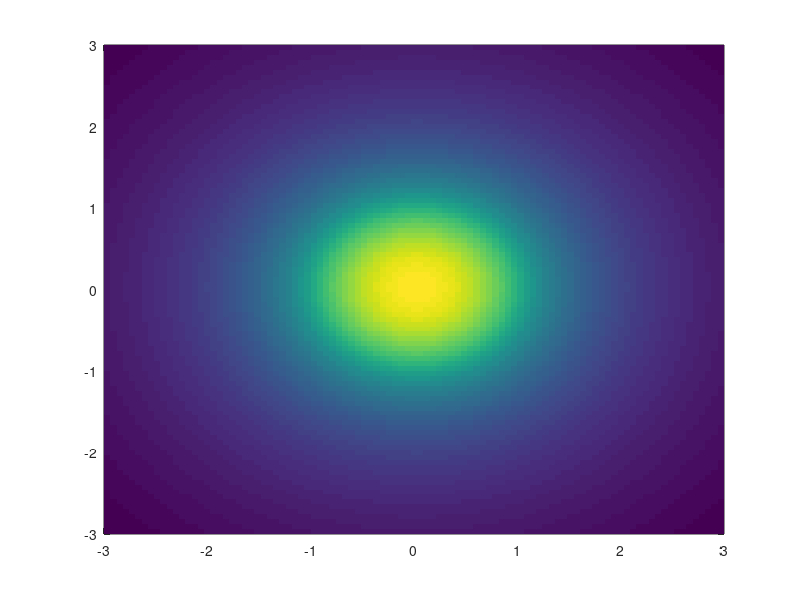
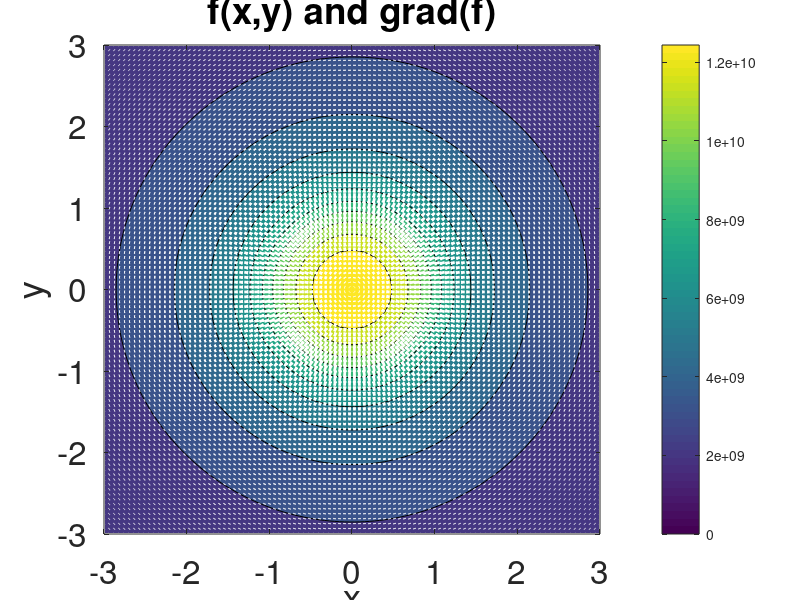
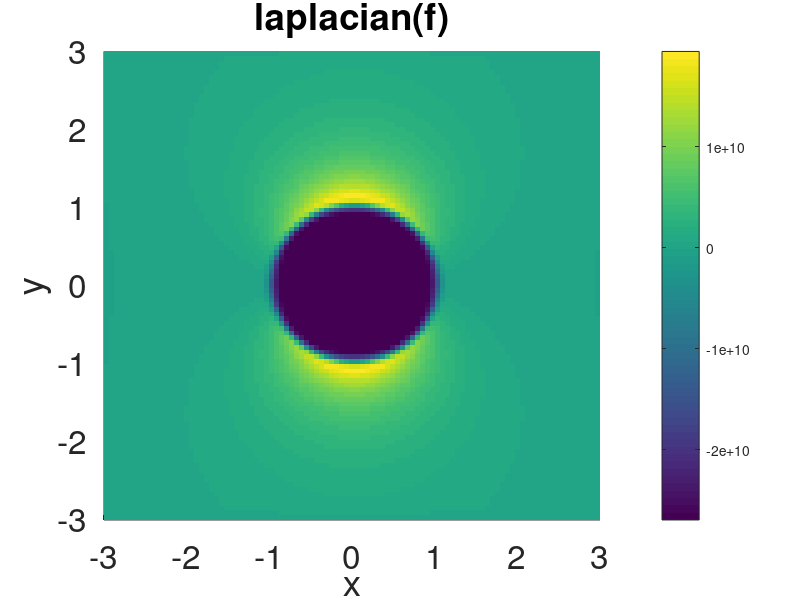

Source code (MATLAB) for these figures, in order:
%% Multidimensional function and partial derivatives:  grad and div (laplacian and curl also useful)
lx=100;
ly=100;
lz=100;

%constants
Q=1;
a=1;
e0=8.854.*10.^(-12);

x = linspace(-3*a,3*a,lx);
y = linspace(-3*a,3*a,ly);
z = linspace(-3*a,3*a,lz);
[X,Y]=meshgrid(x,y);
%f=exp(-(X.^2)/2/2).*exp(-Y.^2/2/1);

f = zeros(100,100);
for i=1:100
    for j=1:100
        if (sqrt(x(i).^2 +y(j).^2) < a)
            f(i,j) = Q/(4.*pi.*e0.*a) - Q/(8.*pi.*e0.*a.^3).*(x(i).^2+y(j).^2-a.^2); 
        else
            f(i,j) = Q/(4.*pi.*e0.*sqrt(x(i).^2 +y(j).^2));
        end %if 
    end %for
end %for

%% plotter
figure(1);
pcolor(x,y,f);
shading flat;

figure(2);
contourf(x,y,f);
xlabel('x');
ylabel('y');
title('f(x,y) and grad(f)');
colorbar;

%gradient of scalar function
dx=x(2)-x(1);
dy=y(2)-y(1);
dz=z(2)-z(1);

%% Gradient
gradx=zeros(size(f));
grady=zeros(size(f));
gradz=zeros(size(f));

%x component of gradient
gradx(:,1)=(f(:,2)-f(:,1))/dx;
for ix=2:lx-1
    gradx(:,ix)=(f(:,ix+1)-f(:,ix-1))/2/dx;    %\partial/\partial x
end %for
gradx(:,lx)=(f(:,lx)-f(:,lx-1))/dx;

%y component of gradient
grady(1,:)=(f(2,:)-f(1,:))/dy;
for iy=2:ly-1
    grady(iy,:)=(f(iy+1,:)-f(iy-1,:))/2/dy;    %\partial/\partial y
end %for
grady(ly,:)=(f(ly,:)-f(ly-1,:))/dy;

%z component of gradient
gradz(1,:)=(f(2,:)-f(1,:))/dz;
for iz=2:lz-1
    gradz(iz,:)=(f(iz+1,:)-f(iz-1,:))/2/dz;    %\partial/\partial y
end %for
gradz(lz,:)=(f(lz,:)-f(lz-1,:))/dz;

%add quiver on top of color plot
hold on;
quiver(X,Y,gradx,grady,'Color','white','LineWidth',2);
set(gca,'FontSize',24);
hold off;

%% Take the Laplacian by taking divergence of the previously computed gradient
f=gradx;
g=grady;
h=gradz;

%x-derivative part of the divergence
divx=zeros(size(f));
divx(:,1)=(f(:,2)-f(:,1))/dx;
for ix=2:lx-1
    divx(:,ix)=(f(:,ix+1)-f(:,ix-1))/2/dx;
end %for
divx(:,lx)=(f(:,lx)-f(:,lx-1))/dx;

%y-derivative part of the divergence
divy=zeros(size(y));
divy(1,:)=(g(2,:)-g(1,:))/dy;
for iy=2:ly-1
    divy(iy,:)=(g(iy+1,:)-g(iy-1,:))/2/dy;
end %for
divy(ly,:)=(g(ly,:)-g(ly-1,:))/dy;


% z-derivative part of the divergence 
divz=zeros(size(z));
divz(1,:)=(h(2,:)-h(1,:))/dz;
for iz=2:lz-1
    divz(iz,:)=(h(iz+1,:)-h(iz-1,:))/2/dz;
end %for
divz(lz,:)=(h(lz,:)-h(lz-1,:))/dz;

laplacian=divx+divy+divz;    %this is really laplacian b/c input is gradient

figure(4);
surface(x,y,laplacian);
set(gca,'FontSize',24);
xlabel('x');
ylabel('y');
zlabel('z');
title('laplacian(f)');
colorbar;
shading flat; 


